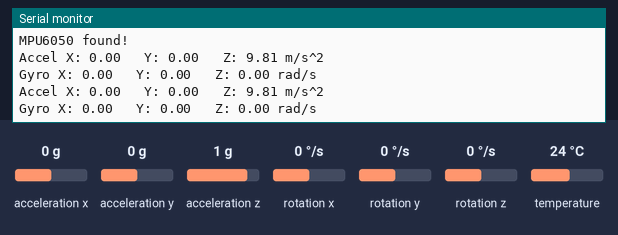
Simulated run of this sketch. Board: ESP8266 (NodeMCU). Shown: the last lines printed to the serial monitor. Inputs (shaded band) come from the test bench; at power-on: acceleration x 0 g, acceleration y 0 g, acceleration z 1 g, rotation x 0 °/s, rotation y 0 °/s, rotation z 0 °/s, temperature 24 °C. WiFi joins after 1.5 s; servers stay silent unless stated.

Above: at 2.7 s.
2.8 s: acceleration x set to -1.4 g
At 4.1 s:
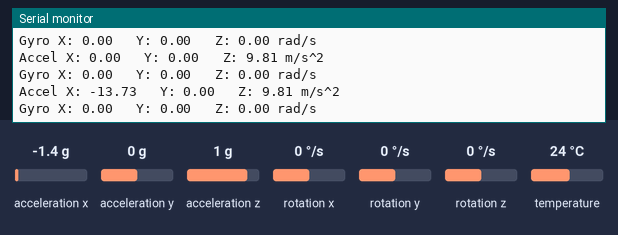
4.3 s: acceleration y set to -1.4 g
At 5.3 s:
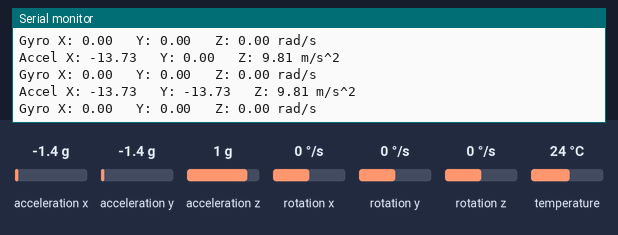
5.8 s: acceleration z set to -1.4 g
At 7.1 s:
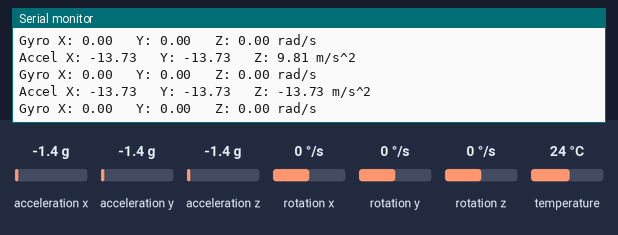
7.3 s: rotation x set to -192 °/s
At 8.0 s:
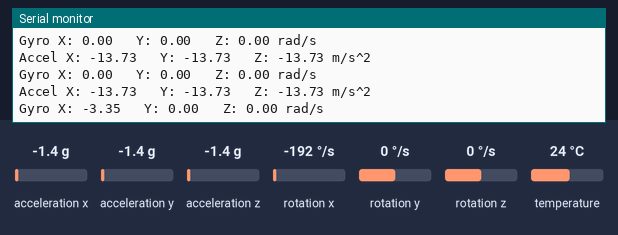
8.8 s: rotation y set to -192 °/s
At 10.4 s:
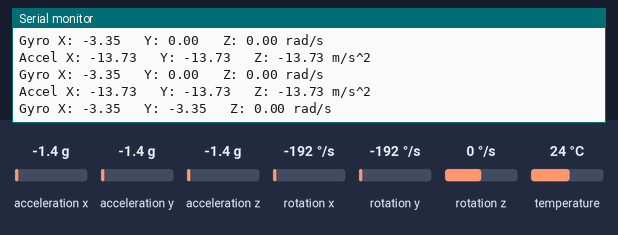

The sketch:

skript.ino
```cpp
#include <Wire.h>
#include <Adafruit_MPU6050.h>
#include <Adafruit_Sensor.h>
#include <ESP8266WiFi.h>

Adafruit_MPU6050 mpu;

const char* ssid = "SSID";
const char* password = "PW";

void setup() {
  Serial.begin(115200);
  WiFi.begin(ssid, password);

  Serial.print("Connecting to WiFi");
  while (WiFi.status() != WL_CONNECTED) {
    delay(500);
    Serial.print(".");
  }
  Serial.println("\nWiFi connected");
  Serial.print("IP address: ");
  Serial.println(WiFi.localIP());

  if (!mpu.begin()) {
    Serial.println("Failed to find MPU6050 chip");
    while (1) {
      delay(10);
    }
  } else {
    Serial.println("MPU6050 found!");
  }
}

void loop() {
  sensors_event_t a, g, temp;
  mpu.getEvent(&a, &g, &temp);

  Serial.print("Accel X: ");
  Serial.print(a.acceleration.x);
  Serial.print(" \tY: ");
  Serial.print(a.acceleration.y);
  Serial.print(" \tZ: ");
  Serial.print(a.acceleration.z);
  Serial.println(" m/s^2");

  Serial.print("Gyro X: ");
  Serial.print(g.gyro.x);
  Serial.print(" \tY: ");
  Serial.print(g.gyro.y);
  Serial.print(" \tZ: ");
  Serial.print(g.gyro.z);
  Serial.println(" rad/s");

  Serial.println();

  delay(1000);
}
```

Measured:
- after the input at 2.8 s, the serial monitor: prints a new line after 0.71 s (image 1)
- after the input at 4.3 s, the serial monitor: prints a new line after 0.22 s (image 2)
- after the input at 5.8 s, the serial monitor: prints a new line after 0.73 s (image 3)
- after the input at 7.3 s, the serial monitor: prints a new line after 0.23 s (image 4)
- after the input at 8.8 s, the serial monitor: prints a new line after 0.74 s (image 5)
